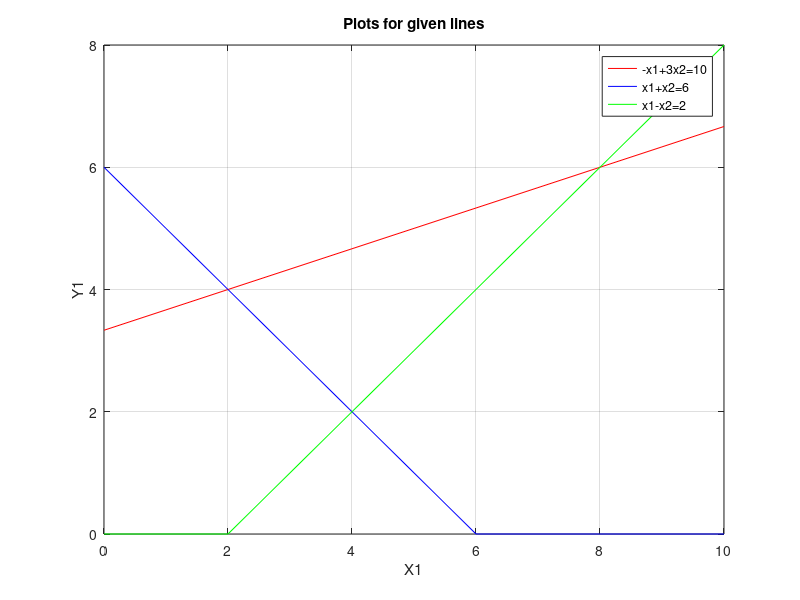

Write MATLAB code to recreate this figure. (Note: this script raises an error after producing the figure.)
clc
clear all
format short
%How to draw linea in matlab
%-x1+3x2=10
%x1+x2=6
%x1-x2=2
%Phase 1: To input parameters
A = [-1 3;1 1; 1 -1]
B = [10;6;2];
%Phase 2: To plot the lines on graph
y1 = 0:max(B)
x11 = (B(1) - A(1,1).*y1)./A(1,2);
x21 = (B(2) - A(2,1).*y1)./A(2,2);
x31 = (B(3) - A(3,1).*y1)./A(3,2);
x11 = max(0,x11)
x21 = max(0,x21)
x31 = max(0,x31)
plot(y1,x11,'r', y1, x21,'b', y1, x31, 'g')
title('Plots for given lines')
xlabel('X1')
ylabel('Y1')
legend('-x1+3x2=10','x1+x2=6','x1-x2=2')
grid on
%Phase 3: To find corner point with axis
cx1 = find(y1==0) %points with x1 axis
c1 = find(x11==0) %points with x2 axis
line1 = [y1(:,[c1 cx1])]; x11(:,[c1 cx1])'

c2 = find(x21==0) %points with x2 axis
line2 = y1(:,[c2 cx1]); x21(:,[c2 cx1])'

c3 = find(x31==0) %points with x2 axis
line3 = y1(:,[c3 cx1]); x21(:,[c3 cx1])'

corpt = unique([line1;line2;line3], 'rows')